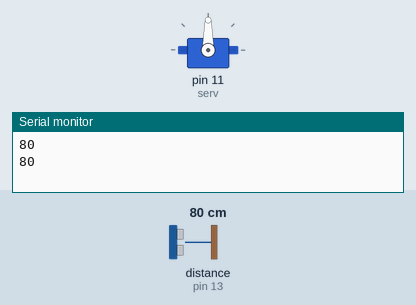
Simulated run of this sketch. Board: Arduino Uno, built with avr-gcc and run on an emulated ATmega328P. On the bench: servo, the last lines printed to the serial monitor. Wiring (inferred from the names in the program): ultrasonic range finder: trigger pin 12; echo pin 13. The test bench sets the inputs (shaded band); at power-on: distance to the obstacle (sensor on pin 13) 80 cm. The echo pulse lasts 58.3 µs per cm.

Above: at 1.8 s.
1.9 s: distance to the obstacle (sensor on pin 13) set to 12 cm
3.4 s: distance to the obstacle (sensor on pin 13) set to 9 cm
At 4.5 s:
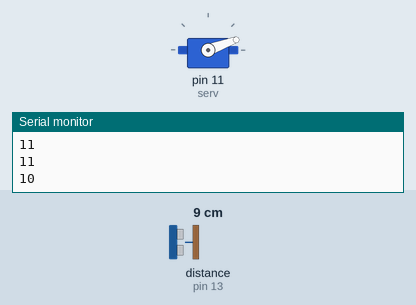
5.5 s: distance to the obstacle (sensor on pin 13) set to 18 cm
At 7.2 s:
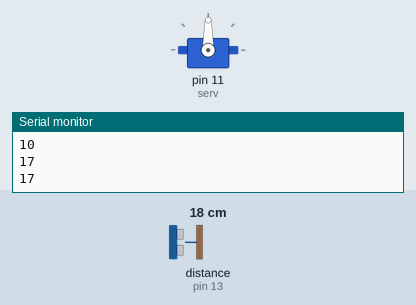
7.5 s: distance to the obstacle (sensor on pin 13) set to 2 cm
At 9.0 s:
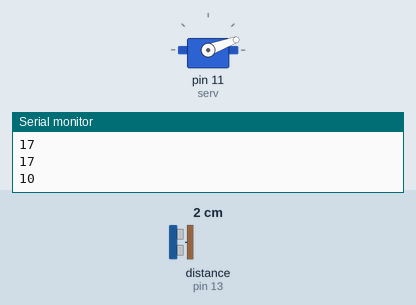
Timing chart, 0 to 10.5 s (numbered marks = the images above; inputs shaded):
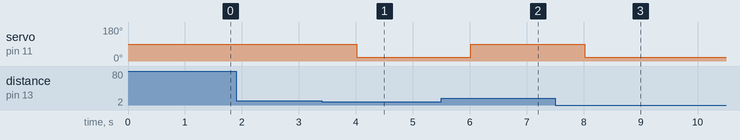

Measured:
- the behaviour switches between 11 and 10 cm on distance to the obstacle (sensor on pin 13) (found by bisection; images 0 and 1)
- after the input at 3.4 s, servo on pin 11 (serv): 90° → 20° after 0.62 s
- after the input at 5.5 s, servo on pin 11 (serv): 20° → 90° after 0.52 s
- after the input at 7.5 s, servo on pin 11 (serv): 90° → 20° after 0.52 s

The sketch:

sketch_aug29a.ino
```cpp
#include<Servo.h>
Servo serv;
int pos = 0;
const int ECHO_PIN=13;
const int TRIG_PIN=12;

void setup() {
 serv.attach(11);
 pinMode(ECHO_PIN,INPUT);
 pinMode(TRIG_PIN,OUTPUT);
 Serial.begin(9600);
}

void loop() {
  digitalWrite(TRIG_PIN, LOW);
  delayMicroseconds(20);
  digitalWrite(TRIG_PIN, HIGH);
  delayMicroseconds(10);
  digitalWrite(TRIG_PIN, LOW);

  const long duration = pulseIn(ECHO_PIN,HIGH);
  int distance = duration/29/2;
  if(duration==0){
   Serial.println("113");
   }
  else{
    if (distance<10)
    {
      Serial.println("10");
      serv.attach(11);
      serv.write(20);
      //delay(100);
      //serv.detach();
    }
    else
    {
//      Serial.print("distance:");
      serv.attach(11);
      Serial.println(distance);
      serv.write(90);
      //delay(100);
      //serv.detach();
      //Serial.println(" cm");
    }

  }
 delay(1000);
}
```
